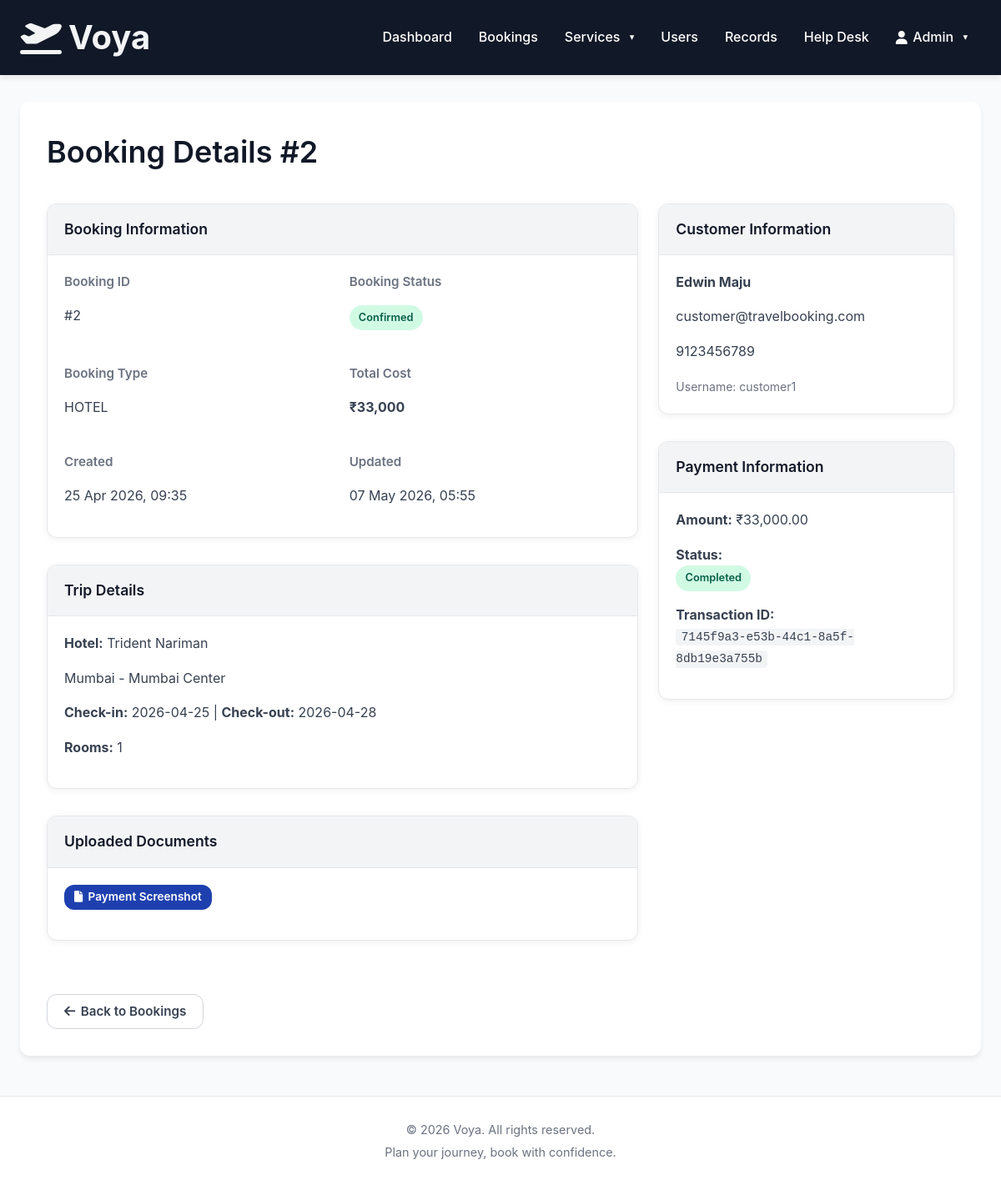
Page /admin/booking/2 (signed in) on the committed database.
### app/models.py (models this page shows, shortened)
class User(UserMixin, db.Model):
    __tablename__ = 'users'
    id = db.Column(db.Integer, primary_key=True)
    username = db.Column(db.String(100), unique=True, nullable=False)
    email = db.Column(db.String(100), unique=True, nullable=False)
    password_hash = db.Column(db.String(255), nullable=False)
    first_name = db.Column(db.String(100))
    last_name = db.Column(db.String(100))
    phone = db.Column(db.String(20))
    role = db.Column(db.String(20), default='customer')  # 'customer' or 'admin'
    is_active = db.Column(db.Boolean, default=True)
    created_at = db.Column(db.DateTime, default=datetime.utcnow)
    bookings = db.relationship('Booking', foreign_keys='Booking.user_id', backref='user', lazy=True, cascade='all, delete-orphan')
    payments = db.relationship('Payment', backref='user', lazy=True, cascade='all, delete-orphan')
    confirmed_bookings = db.relationship('Booking', foreign_keys='Booking.confirmed_by', backref='admin_confirmer')
    def is_admin(self):
        return self.role == 'admin'

class Booking(db.Model):
    __tablename__ = 'bookings'
    id = db.Column(db.Integer, primary_key=True)
    user_id = db.Column(db.Integer, db.ForeignKey('users.id'), nullable=False)
    flight_id = db.Column(db.Integer, db.ForeignKey('flights.id'))
    train_id = db.Column(db.Integer, db.ForeignKey('trains.id'))
    hotel_id = db.Column(db.Integer, db.ForeignKey('hotels.id'))
    vehicle_id = db.Column(db.Integer, db.ForeignKey('vehicles.id'))
    booking_type = db.Column(db.String(50))  # 'flight', 'train', 'hotel', 'vehicle', 'package'
    booking_status = db.Column(db.String(50), default='pending')  # 'pending', 'confirmed', 'cancelled'
    start_date = db.Column(db.Date, nullable=False)
    end_date = db.Column(db.Date)
    number_of_passengers = db.Column(db.Integer, default=1)
    number_of_rooms = db.Column(db.Integer, default=1)
    number_of_vehicles = db.Column(db.Integer, default=1)
    number_of_days = db.Column(db.Integer, default=1)
    total_cost = db.Column(db.Float, nullable=False)
    commission_amount = db.Column(db.Float, default=0.0)
    screenshot = db.Column(db.String(255))  # Flight/Train ticket screenshot
    additional_document = db.Column(db.String(255))  # Additional details uploaded
    admin_notes = db.Column(db.Text)
    confirmed_by = db.Column(db.Integer, db.ForeignKey('users.id'))  # Admin who confirmed
    confirmed_at = db.Column(db.DateTime)
    created_at = db.Column(db.DateTime, default=datetime.utcnow)
    updated_at = db.Column(db.DateTime, default=datetime.utcnow, onupdate=datetime.utcnow)
    payment = db.relationship('Payment', uselist=False, backref='booking', cascade='all, delete-orphan')

class Hotel(db.Model):
    __tablename__ = 'hotels'
    id = db.Column(db.Integer, primary_key=True)
    name = db.Column(db.String(150), nullable=False)
    city = db.Column(db.String(100), nullable=False)
    address = db.Column(db.String(255))
    description = db.Column(db.Text)
    price_per_night = db.Column(db.Float, nullable=False)
    available_rooms = db.Column(db.Integer, default=50)
    total_rooms = db.Column(db.Integer, default=50)
    rating = db.Column(db.Float, default=4.0)
    amenities = db.Column(db.String(255))  # comma separated
    created_by = db.Column(db.Integer, db.ForeignKey('users.id'))
    created_at = db.Column(db.DateTime, default=datetime.utcnow)
    bookings = db.relationship('Booking', backref='hotel', lazy=True, cascade='all, delete-orphan')

class Payment(db.Model):
    __tablename__ = 'payments'
    id = db.Column(db.Integer, primary_key=True)
    user_id = db.Column(db.Integer, db.ForeignKey('users.id'), nullable=False)
    booking_id = db.Column(db.Integer, db.ForeignKey('bookings.id'), nullable=False)
    amount = db.Column(db.Float, nullable=False)
    payment_status = db.Column(db.String(50), default='pending')  # 'pending', 'completed', 'failed'
    payment_method = db.Column(db.String(50), default='qr_code')  # 'qr_code', 'card', 'upi'
    qr_code_path = db.Column(db.String(255))  # Path to generated QR code image
    qr_code_data = db.Column(db.String(500))  # Payment details in QR format
    payment_screenshot = db.Column(db.String(255))
    transaction_id = db.Column(db.String(100), unique=True)
    created_at = db.Column(db.DateTime, default=datetime.utcnow)
    paid_at = db.Column(db.DateTime)

### app/routes/admin.py (the view)
@bp.route('/booking/<int:booking_id>')
@login_required
@admin_required
def view_booking(booking_id):
    booking = Booking.query.get_or_404(booking_id)
    payment = booking.payment
    user = booking.user
    return render_template('admin/view_booking.html', booking=booking, payment=payment, user=user)

### app/routes/admin.py (called while the page is built)
def admin_required(f):
    from functools import wraps
    @wraps(f)
    def decorated_function(*args, **kwargs):
        if not current_user.is_authenticated or not current_user.is_admin():
            flash('Admin access required', 'danger')
            return redirect(url_for('customer.dashboard'))
        return f(*args, **kwargs)
    return decorated_function

### app/templates/admin/view_booking.html (shortened to what this page needs)
{% extends "base.html" %}
{% block content %}
<div class="page-wrap">
    <h1 class="mb-4">Booking Details #{{ booking.id }}</h1>
    <div class="grid-half">
        <div>
            <div class="card mb-4">
                <div class="card-head"><h5>Booking Information</h5></div>
                <div class="card-body">
                    <div class="grid grid-2 mb-3">
                        <div><h6 class="text-muted">Booking ID</h6><p>#{{ booking.id }}</p></div>
                        <div><h6 class="text-muted">Booking Status</h6><p>{% if booking.booking_status == 'confirmed' %}<span class="badge badge-ok">Confirmed</span>{% elif booking.booking_status == 'pending' %}<span class="badge badge-warn">Pending</span>{% else %}<span class="badge badge-bad">Cancelled</span>{% endif %}</p></div>
                    </div>
                    <div class="grid grid-2 mb-3">
                        <div><h6 class="text-muted">Booking Type</h6><p>{{ booking.booking_type.upper() }}</p></div>
                        <div><h6 class="text-muted">Total Cost</h6><p><strong>₹{{ "{:,.0f}".format(booking.total_cost) }}</strong></p></div>
                    </div>
                    <div class="grid grid-2">
                        <div><h6 class="text-muted">Created</h6><p>{{ booking.created_at.strftime('%d %b %Y, %H:%M') }}</p></div>
                        <div><h6 class="text-muted">Updated</h6><p>{{ booking.updated_at.strftime('%d %b %Y, %H:%M') }}</p></div>
                    </div>
                </div>
            </div>
            <div class="card mb-4">
                <div class="card-head"><h5>Trip Details</h5></div>
                <div class="card-body">
                    {% if booking.hotel %}
                        <p><strong>Hotel:</strong> {{ booking.hotel.name }}</p>
                        <p>{{ booking.hotel.city }} - {{ booking.hotel.address }}</p>
                        <p><strong>Check-in:</strong> {{ booking.start_date }} | <strong>Check-out:</strong> {{ booking.end_date }}</p>
                        <p><strong>Rooms:</strong> {{ booking.number_of_rooms }}</p>
                    {% endif %}
                </div>
            </div>
            {% if booking.screenshot or (payment and payment.payment_screenshot) %}
            <div class="card mb-4">
                <div class="card-head"><h5>Uploaded Documents</h5></div>
                <div class="card-body">
                    {% if payment and payment.payment_screenshot %}
                    <p><a href="{{ url_for('static', filename='uploads/' + payment.payment_screenshot) }}" target="_blank" class="btn btn-sm btn-main"><i class="fas fa-file"></i> Payment Screenshot</a></p>
                    {% endif %}
                </div>
            </div>
            {% endif %}
        </div>
        <div>
            <div class="card mb-4">
                <div class="card-head"><h5>Customer Information</h5></div>
                <div class="card-body">
                    <p><strong>{{ user.first_name }} {{ user.last_name }}</strong></p>
                    <p>{{ user.email }}</p>
                    <p>{{ user.phone }}</p>
                    <small class="text-muted">Username: {{ user.username }}</small>
                </div>
            </div>
            {% if payment %}
            <div class="card mb-4">
                <div class="card-head"><h5>Payment Information</h5></div>
                <div class="card-body">
                    <p><strong>Amount:</strong> ₹{{ "{:,.2f}".format(payment.amount) }}</p>
                    <p><strong>Status:</strong><br>{% if payment.payment_status == 'completed' %}<span class="badge badge-ok">Completed</span>{% elif payment.payment_status == 'pending' %}<span class="badge badge-warn">Pending</span>{% else %}<span class="badge badge-bad">Failed</span>{% endif %}</p>
                    {% if payment.transaction_id %}<p><strong>Transaction ID:</strong><br><code>{{ payment.transaction_id }}</code></p>{% endif %}
                </div>
            </div>
            {% endif %}
        </div>
    </div>
    <div class="mt-4">
        <a href="{{ url_for('admin.manage_bookings') }}" class="btn btn-ghost"><i class="fas fa-arrow-left"></i> Back to Bookings</a>
    </div>
</div>
{% endblock %}

### app/templates/base.html (shortened to what this page needs)
<!DOCTYPE html>
<html lang="en">
<head>
    <link href="{{ url_for('static', filename='css/style.css') }}" rel="stylesheet">
    <link href="https://cdnjs.cloudflare.com/ajax/libs/font-awesome/6.0.0/css/all.min.css" rel="stylesheet">
</head>
<body>
    {% if request.endpoint not in ['auth.login', 'auth.register'] %}
    <nav class="nav">
        <a class="nav-brand"
            href="{% if current_user.is_authenticated %}{% if current_user.is_admin() %}{{ url_for('admin.dashboard') }}{% else %}{{ url_for('customer.dashboard') }}{% endif %}{% else %}{{ url_for('auth.login') }}{% endif %}">
            <i class="fas fa-plane-departure"></i> Voya
        </a>
        {% if current_user.is_authenticated %}
        <ul class="nav-items">
            {% if current_user.is_admin() %}
            <li><a href="{{ url_for('admin.dashboard') }}">Dashboard</a></li>
            <li><a href="{{ url_for('admin.manage_bookings') }}">Bookings</a></li>
            <li class="dropdown">
                <a class="dropdown-trigger" onclick="this.nextElementSibling.classList.toggle('open')">Services</a>
            </li>
            <li><a href="{{ url_for('admin.manage_users') }}">Users</a></li>
            <li><a href="{{ url_for('admin.records') }}">Records</a></li>
            <li><a href="{{ url_for('admin.help_desk') }}">Help Desk</a></li>
            {% endif %}
            <li class="dropdown">
                <a class="dropdown-trigger" onclick="this.nextElementSibling.classList.toggle('open')">
                    <i class="fas fa-user"></i> {{ current_user.first_name or current_user.username }}
                </a>
            </li>
        </ul>
        {% endif %}
    </nav>
    {% endif %}
    <div class="container mt-2">
        {% block content %}{% endblock %}
    </div>
    <footer class="footer">
        <p>&copy; 2026 Voya. All rights reserved.</p>
        <p>Plan your journey, book with confidence.</p>
    </footer>
</body>
</html>

### app/static/css/style.css (style rules this page uses)
:root { --primary: #1e40af; --primary-dark: #1e3a8a; --primary-light: #eff6ff; --dark: #111827; --light: #f3f4f6; --white: #ffffff; --gray-50: #f9fafb; --gray-100: #f3f4f6; --gray-200: #e5e7eb; --gray-300: #d1d5db; --gray-400: #9ca3af; --gray-500: #6b7280; --gray-600: #4b5563; --gray-700: #374151; --gray-800: #1f2937; --gray-900: #111827; --green: #10b981; --green-light: #d1fae5; --green-dark: #065f46; --yellow: #f59e0b; --yellow-light: #fef3c7; --yellow-dark: #78350f; --red: #dc2626; --red-light: #fee2e2; --red-dark: #7f1d1d; --blue-info: #0ea5e9; --blue-info-light: #e0f2fe; --blue-info-dark: #0c4a6e; --radius: 12px; --shadow: 0 4px 6px rgba(0, 0, 0, 0.07); --shadow-lg: 0 10px 25px rgba(0, 0, 0, 0.08); --ease: all 0.2s ease; }
*, *::before, *::after { margin: 0; padding: 0; box-sizing: border-box; }
html, body { height: 100%; }
body { background: var(--gray-50); color: var(--gray-900); font-family: -apple-system, BlinkMacSystemFont, 'Segoe UI', Roboto, Oxygen, Ubuntu, Cantarell, sans-serif; font-size: 1rem; line-height: 1.6; }
h1, h2, h3, h4, h5, h6 { font-weight: 600; color: var(--gray-900); margin-bottom: 1rem; }
h1 { font-size: 2.25rem; }
h5 { font-size: 1.1rem; }
h6 { font-size: 0.95rem; }
p { margin-bottom: 1rem; color: var(--gray-700); }
a { color: var(--primary); text-decoration: none; transition: var(--ease); font-weight: 500; }
small { color: var(--gray-600); font-size: 0.875rem; }
code { background: var(--gray-100); padding: 0.15rem 0.4rem; border-radius: 4px; font-size: 0.9em; }
ol, ul { padding-left: 1.5rem; }
.nav { background: var(--dark); padding: 0 1.5rem; box-shadow: var(--shadow); position: sticky; top: 0; z-index: 1000; height: 90px; display: flex; align-items: center; justify-content: space-between; }
.nav-brand { font-weight: 700; font-size: 40px; color: var(--light) !important; display: flex; align-items: center; gap: 0.5rem; }
.nav-items { display: flex; list-style: none; align-items: center; gap: 0; }
.nav-items a { color: var(--white) !important; padding: 0.6rem 1rem; font-weight: 500; transition: var(--ease); display: flex; align-items: center; gap: 0.4rem; white-space: nowrap; }
.dropdown { position: relative; }
.dropdown-trigger { cursor: pointer; }
.dropdown-trigger::after { content: '▾'; margin-left: 0.3rem; font-size: 0.7rem; }
.container { width: 100%; max-width: 1200px; margin: 0 auto; padding: 0 1.5rem; }
.page-wrap { background: var(--white); border-radius: var(--radius); box-shadow: var(--shadow); padding: 2rem; margin-top: 2rem; margin-bottom: 2rem; }
.grid { display: grid; gap: 1rem; }
.grid-2 { grid-template-columns: repeat(2, 1fr); }
.grid-half { display: grid; grid-template-columns: 2fr 1fr; gap: 1.5rem; }
.card { background: var(--white); border: 1px solid var(--gray-200); border-radius: var(--radius); box-shadow: 0 2px 8px rgba(0, 0, 0, 0.06); overflow: hidden; transition: var(--ease); }
.card-head { background: var(--gray-100); border-bottom: 1px solid var(--gray-200); padding: 1rem 1.25rem; font-weight: 600; color: var(--dark); }
.card-head h5 { margin: 0; }
.card-body { padding: 1.25rem; }
.btn { display: inline-flex; align-items: center; justify-content: center; gap: 0.4rem; padding: 0.6rem 1.25rem; font-weight: 600; text-align: center; text-decoration: none; border: none; border-radius: var(--radius); cursor: pointer; transition: var(--ease); font-size: 0.95rem; outline: none; line-height: 1.4; }
.btn-main { background: var(--primary); color: var(--white); }
.btn-ghost { background: var(--white); color: var(--gray-700); border: 1px solid var(--gray-300); }
.btn-sm { padding: 0.35rem 0.75rem; font-size: 0.85rem; }
.badge { display: inline-block; padding: 0.3rem 0.7rem; font-weight: 600; font-size: 0.8rem; border-radius: 20px; }
.badge-ok { background: var(--green-light); color: var(--green-dark); }
.footer { background: var(--white); color: var(--gray-500); text-align: center; padding: 1.5rem; margin-top: 3rem; border-top: 1px solid var(--gray-200); }
.footer p { margin: 0.25rem 0; color: var(--gray-500); font-size: 0.9rem; }
.mt-2 { margin-top: 1rem; }
.mt-4 { margin-top: 2rem; }
.mb-3 { margin-bottom: 1.5rem; }
.mb-4 { margin-bottom: 2rem; }
.text-muted { color: var(--gray-500); }

### rows in the picture
User: first_name "Admin"
Booking: id "2", booking_type "HOTEL", total_cost "33,000", created_at "25 Apr 2026, 09:35", updated_at "07 May 2026, 05:55", start_date "2026-04-25", end_date "2026-04-28", number_of_rooms "1"
Hotel: hotel.name "Trident Nariman", hotel.city "Mumbai", hotel.address "Mumbai Center"
User: first_name "Edwin", last_name "Maju", email "customer@travelbooking.com", phone "9123456789", username "customer1"
Payment: amount "33,000.00", transaction_id "7145f9a3-e53b-44c1-8a5f-8db19e3a755b"
